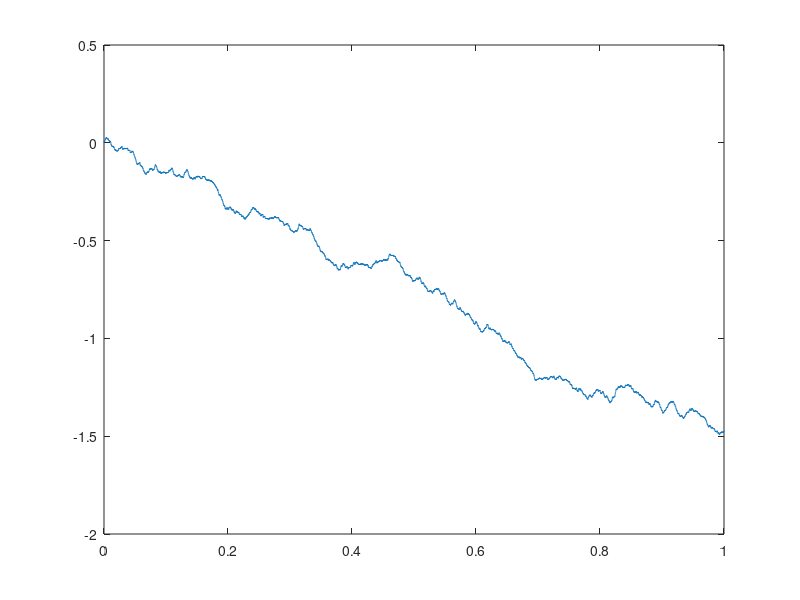

This figure's MATLAB source:
clear all
% generates one dimensional fractional Brownian motion 'W' on t in [0,1] using 'n' grid points
% the method used applies FFT to a circulant covariance matrix 


n=2^16;  % grid points
H = 0.75; % Hurst parameter
dim = 2 - H

r=nan(n+1,1); r(1) = 1;
for k=1:n
    r(k+1) = 0.5*((k+1)^(2*H) - 2*k^(2*H) + (k-1)^(2*H));
end
r=[r; r(end-1:-1:2)]; % first rwo of circulant matrix
lambda=real(fft(r))/(2*n); % eigenvalues
W=fft(sqrt(lambda).*complex(randn(2*n,1),randn(2*n,1)));
W = n^(-H)*cumsum(real(W(1:n+1))); % rescale
plot((0:n)/n,W)
